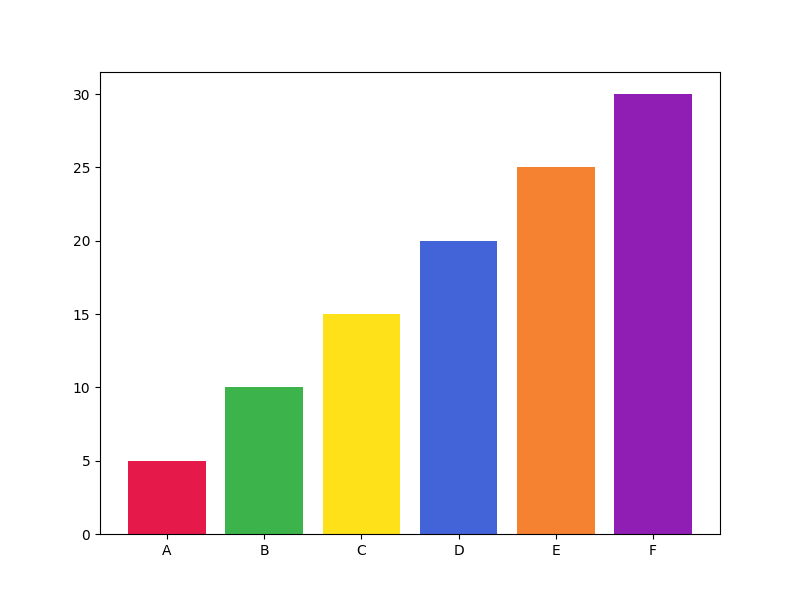

The script that drew this image:
import matplotlib.pyplot as plt

data = [5, 10, 15, 20, 25, 30]
colors = ['#e6194b', '#3cb44b', '#ffe119', '#4363d8', '#f58231', '#911eb4']
labels = ['A', 'B', 'C', 'D', 'E', 'F']

plt.figure(figsize=(8, 6))
plt.bar(labels, data, color=colors)
plt.show()
